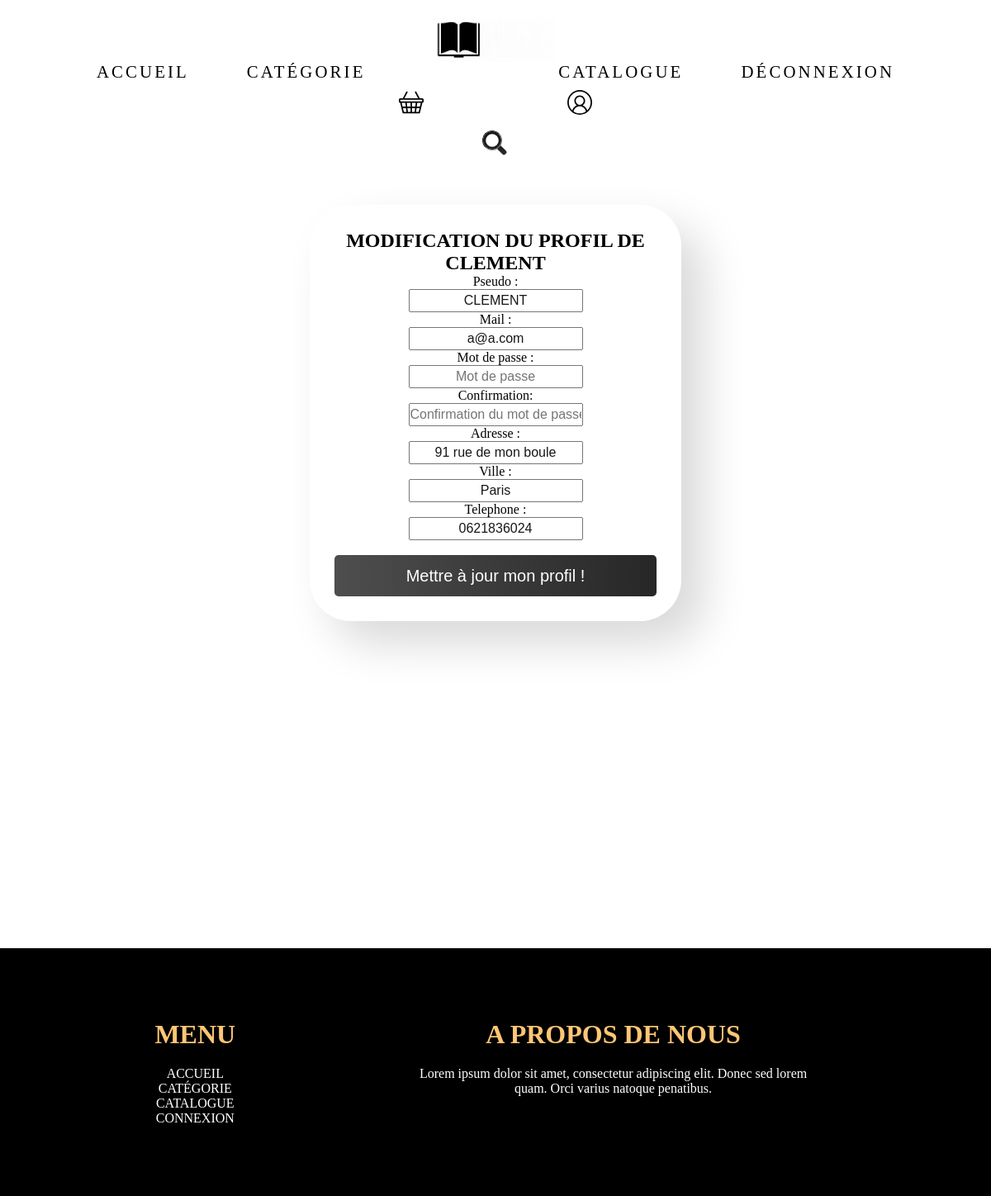
Page /persona.php (signed in) on the committed database.
### tables this page shows
CREATE TABLE IF NOT EXISTS `users` (
  `id` int(11) NOT NULL AUTO_INCREMENT,
  `pseudo` varchar(50) NOT NULL,
  `motdepasse` varchar(500) NOT NULL,
  `mail` varchar(50) NOT NULL,
  `adresse` varchar(50) DEFAULT NULL,
  `Telephone` varchar(20) DEFAULT NULL,
  `Ville` varchar(20) DEFAULT NULL,
  PRIMARY KEY (`id`)
);

### persona.php (the view, shortened to what this page needs)
<?php
    $host_name = 'db5003396802.hosting-data.io';
    $database = 'dbs2753258';
    $user_name = 'dbu2580113';
    $password = 'Bookybdd123$';
  try {
    $bdd = new PDO("mysql:host=$host_name; dbname=$database;", $user_name, $password);
  } catch (PDOException $e) {
    echo "Erreur!: " . $e->getMessage() . "<br/>";
    die();
  }
session_start(); ?>
<?php
if (isset($_SESSION['id'])) {
   $requser = $bdd->prepare("SELECT * FROM users WHERE id = ?");
   $requser->execute(array($_SESSION['id']));
   $user = $requser->fetch();
?>
   <html>
   <head>
      <link rel="stylesheet" href="style/navbar.css">
      <link rel="stylesheet" href="style/style_index.css">
      <link rel="stylesheet" href="style/footer.css">
      <link rel="stylesheet" href="style/edition.css">
      <link rel="stylesheet" href="style/navbar_resize.css">
   </head>
   <body>
      <?php include("piece_design/menu.php"); ?>
      <?php include("piece_design/navbar_resize.php"); ?>
      <div class="container">
         <div class="title-text">
            <div class="wrapper">
               <div class="form-container">
                  <h2>Modification du profil de <?php echo $user['pseudo']; ?></h2>
                  <div align="left">
                     <form method="POST" action="" enctype="multipart/form-data">
                        <label>Pseudo :</label><br>
                        <input type="text" name="newpseudo" placeholder="Pseudo" value="<?php echo $user['pseudo']; ?>" /><br />
                        <label>Mail :</label><br>
                        <input type="text" name="newmail" placeholder="Mail" value="<?php echo $user['mail']; ?>" /><br />
                        <label>Mot de passe :</label><br>
                        <input type="password" name="newmdp1" placeholder="Mot de passe" /><br />
                        <label>Confirmation:</label><br>
                        <input type="password" name="newmdp2" placeholder="Confirmation du mot de passe" /><br />
                        <label>Adresse :</label><br>
                        <input type="text" name="newadresse" placeholder="Adresse" value="<?php echo $user['adresse']; ?>" /><br />
                        <label>Ville :</label><br>
                        <input type="text" name="newville" placeholder="Ville" value="<?php echo $user['Ville']; ?>" /><br />
                        <label>Telephone :</label><br>
                        <input type="text" name="newTelephone" placeholder="Telephone" value="<?php echo $user['Telephone']; ?>" /><br /><br />
                        <div class="field btn">
                           <div class="btn-layer">
                           </div>
                           <input type="submit" value="Mettre à jour mon profil !" />
                        </div>
                     </form>
                  </div>
               </div>
            </div>
         </div>
      </div>
      <?php include("piece_design/footer.php"); ?>
   </body>
   </html>
<?php
} else {
   header("Location: conn2.php");
}
?>

### style/navbar.css (style rules this page uses)
button, input { font: 1em Hind, sans-serif; line-height: 1.5em; }
input { color: #171717; }

### style/style_index.css (style rules this page uses)
* { text-align: center; margin: 0; padding: 0; list-style: none; text-decoration: none; font-family: "poppins"; scroll-behavior: smooth; }
h1, h2, h3, h4, h5, h6, button, a { font-family: "poppins"; text-transform: uppercase; }
body { overflow-x: hidden; width: auto; margin: 0 auto; }

### style/edition.css (style rules this page uses)
.container { width: 100%; height: 100%; display: flex; justify-content: center; }
.wrapper { overflow: hidden; max-width: 390px; background: #fff; padding: 30px; border-radius: 50px; background: #ffffff; box-shadow: 27px 27px 53px #d9d9d9, -27px -27px 53px #ffffff; -webkit-animation: slide-in-bottom 0.5s cubic-bezier(0.250, 0.460, 0.450, 0.940) both; animation: slide-in-bottom 0.5s cubic-bezier(0.250, 0.460, 0.450, 0.940) both; }
.wrapper .form-container { text-align: center; width: 100%; overflow: hidden; }
form .btn { height: 50px; width: 100%; border-radius: 5px; position: relative; overflow: hidden; }
form .btn .btn-layer { height: 100%; width: 300%; position: absolute; left: -100%; background: -webkit-linear-gradient(right, #000000, #757575); border-radius: 5px; transition: all 0.4s ease; ; }
form .btn input[type="submit"] { height: 100%; width: 100%; z-index: 1; position: relative; background: none; border: none; color: #fff; padding-left: 0; border-radius: 5px; font-size: 20px; font-weight: 500; cursor: pointer; }

### rows in the picture
users: pseudo "CLEMENT", newpseudo "CLEMENT", newmail "a@a.com", newadresse "91 rue de mon boule", newville "Paris", newTelephone "0621836024"
